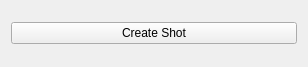
<?xml version="1.0" encoding="UTF-8"?>
<ui version="4.0">
 <class>CreateAsset</class>
 <widget class="QWidget" name="CreateAsset">
  <property name="geometry">
   <rect>
    <x>0</x>
    <y>0</y>
    <width>308</width>
    <height>67</height>
   </rect>
  </property>
  <property name="windowTitle">
   <string>Form</string>
  </property>
  <layout class="QVBoxLayout" name="verticalLayout">
   <item>
    <layout class="QVBoxLayout" name="shotLayout"/>
   </item>
   <item>
    <widget class="QPushButton" name="btn_add">
     <property name="text">
      <string>Create Shot</string>
     </property>
    </widget>
   </item>
  </layout>
 </widget>
 <resources/>
 <connections/>
</ui>
